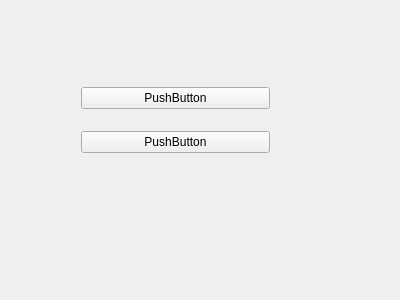
<?xml version="1.0" encoding="UTF-8"?>
<ui version="4.0">
 <class>Widget</class>
 <widget class="QWidget" name="Widget">
  <property name="geometry">
   <rect>
    <x>0</x>
    <y>0</y>
    <width>400</width>
    <height>300</height>
   </rect>
  </property>
  <property name="windowTitle">
   <string>Widget</string>
  </property>
  <widget class="QWidget" name="gridLayoutWidget">
   <property name="geometry">
    <rect>
     <x>70</x>
     <y>60</y>
     <width>211</width>
     <height>121</height>
    </rect>
   </property>
   <layout class="QGridLayout" name="gridLayout">
    <item row="1" column="1">
     <widget class="QPushButton" name="probe">
      <property name="text">
       <string>PushButton</string>
      </property>
     </widget>
    </item>
    <item row="0" column="1">
     <widget class="QPushButton" name="pushButton_2">
      <property name="text">
       <string>PushButton</string>
      </property>
     </widget>
    </item>
   </layout>
  </widget>
 </widget>
 <layoutdefault spacing="6" margin="11"/>
 <resources/>
 <connections/>
</ui>
